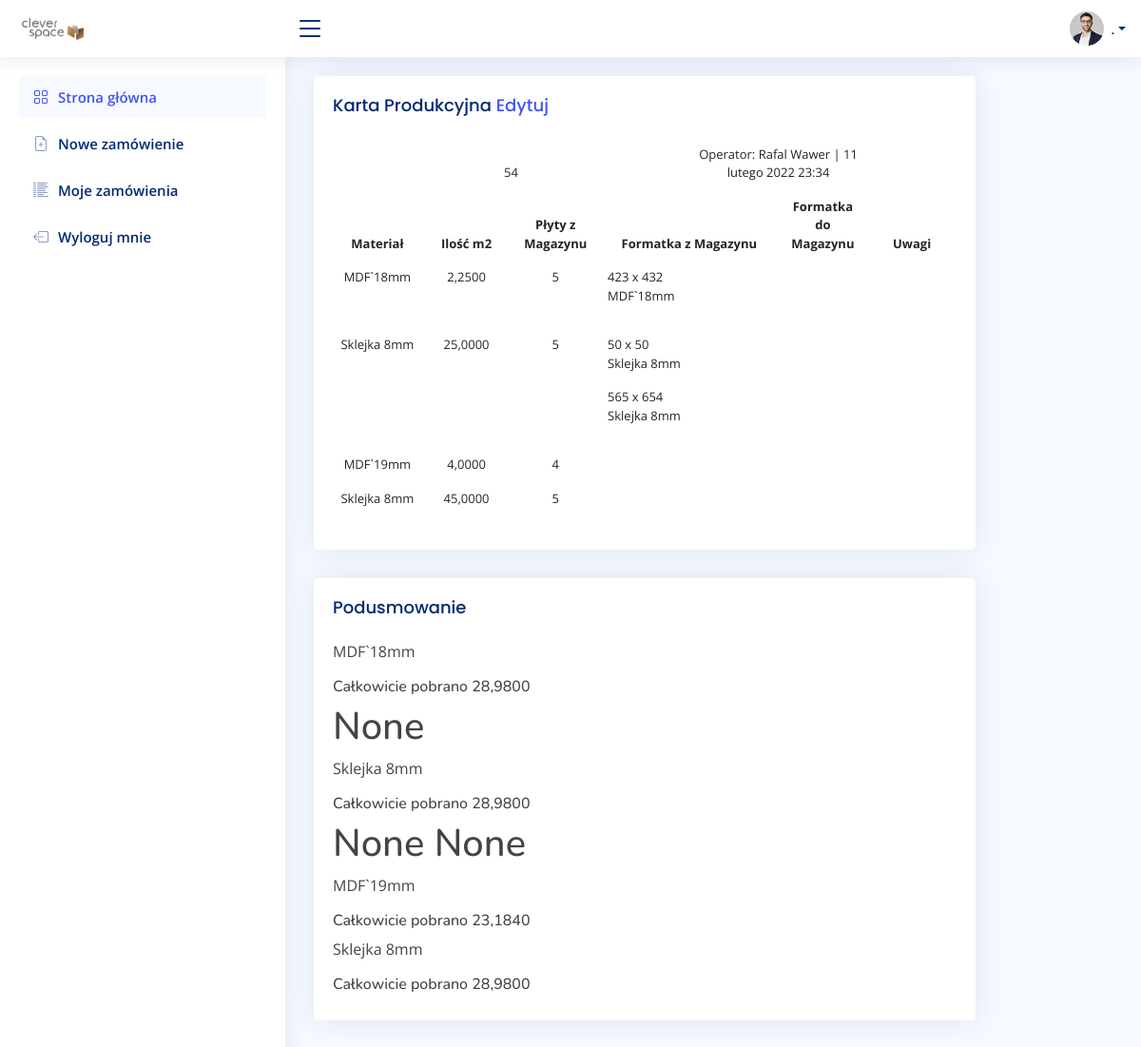
Page /stock/production/1/detail on the committed database.
### stock/models.py (models this page shows, shortened)
class Production(models.Model):
    user = models.ForeignKey(settings.AUTH_USER_MODEL, on_delete=models.CASCADE)
    order = models.CharField(max_length=255)
    date = models.DateTimeField(auto_now_add=True)

class ProductionMaterial(models.Model):
    production = models.ForeignKey(Production, on_delete=models.CASCADE)
    material = models.ForeignKey(Material, on_delete=models.CASCADE)
    area =  models.DecimalField(default=Decimal('0.000'), decimal_places=4, blank=False, max_digits=10)
    quantity = models.SmallIntegerField(default=0, blank=False, null=False)
    def total_area(self):
        return self.quantity * self.material.material_area

class ProductionStock(models.Model):
    productionMaterial = models.ForeignKey(ProductionMaterial, on_delete=models.CASCADE, related_name="stocks")
    length = IntegerRangeField(min_value=50, max_value=2800)
    width = IntegerRangeField(min_value=50, max_value=2070)
    material = models.ForeignKey(Material, on_delete=models.CASCADE)
    def total_area(self):
        total_area = 0
        for stock in ProductionStock.objects.filter(material=self.material):
            result = stock.length * stock.width / 1000000
            total_area += result

### account/models.py (models this page shows, shortened)
class UserBase(AbstractBaseUser, PermissionsMixin):
    email = models.EmailField(unique=True)
    first_name = models.CharField(max_length=150, blank=True)
    last_name = models.CharField(max_length=150, blank=True)
    phone_number = models.CharField(max_length=15, blank=True)
    postcode = models.CharField(max_length=12, blank=True)
    address_line_1 = models.CharField(max_length=150, blank=True)
    address_line_2 = models.CharField(max_length=150, blank=True)
    town_city = models.CharField(max_length=150, blank=True)
    is_active = models.BooleanField(default=True)
    is_staff = models.BooleanField(default=False)
    created = models.DateTimeField(auto_now_add=True)
    updated = models.DateTimeField(auto_now=True)
    objects = CustomAccountManager()
    USERNAME_FIELD = 'email'
    REQUIRED_FIELDS = ['first_name', 'last_name']
    class Meta:
        verbose_name = "Konto"
        verbose_name_plural = "Konta"

### order/models.py (models this page shows, shortened)
class Material(models.Model):
    short_name = models.CharField(max_length=255, blank=False, null=False)
    name = models.CharField(max_length=255, blank=False, null=False)
    quantity = models.SmallIntegerField(default=0, blank=False, null=False)
    material_area = models.DecimalField(default=Decimal('5.796'), decimal_places=4, blank=False, max_digits=10)
    class Meta:
        verbose_name = "materiał"
        verbose_name_plural = "materiały"
    def __str__(self):
        return self.short_name

### stock/views.py (the view)
# urls.py: path('production/<int:id>/detail', views.DetailProduction, name='detail-production'),
def DetailProduction(request, id):
    production = Production.objects.get(id=id)
    materials = production.productionmaterial_set.all()
    ctx = {
        'production': production,
        'materials': materials,
    }
    return render(request, 'stock/detail_production.html', ctx)

### stock/templates/stock/detail_production.html (shortened to what this page needs)
{% extends 'main.html' %}
{% block content %}
<div class="row">
  <div class="col-sm-10">
    <div class="card recent-sales">
      <div class="card-body">
       <h5 class="card-title">Karta Produkcyjna <a href="{% url 'edit-production' production.id %}">Edytuj</a></h5>
       <div class="row">
         <div class="col-sm-12">
           <div class="table-responsive">
             <table class="table table-borderless table-hover">
              <thead>
                <tr>
                  <td colspan="4">{{ production.order }}</td>
                  <td colspan="2">Operator: {{ production.user.first_name }} {{ production.user.last_name }} | {{ production.date }}</td>
                </tr>
                <tr>
                  <th scope="col">Materiał</th>
                  <th scope="col">Ilość m2</th>
                  <th scope="col">Płyty z Magazynu</th>
                  <th scope="col" colspan="2">Formatka z Magazynu</th>
                  <th scope="col">Formatka do Magazynu</th>
                  <th scope="col">Uwagi</th>
                </tr>
              </thead>
              <tbody>
                {% for material in materials %}
                <tr>
                  <td scope="col">{{ material.material }}</td>
                  <td scope="col">{{ material.area}}</td>
                  <td scope="col">{{ material.quantity }}</td>
                  <td scope="col" class="text-start">
                    {% for stock in material.stocks.all %}
                    <p>{{ stock.length }} x {{ stock.width }} {{ stock.material }}</p>
                    {% endfor %}
                  </td>
                  <td scope="col"></td>
                  <td scope="col"></td>
                </tr>
                {% endfor %}
              </tbody>
              </table>
            </div>
          </div>
        </div>
      </div>
    </div>
  </div>
  <div class="col-sm-10">
    <div class="card recent-sales">
      <div class="card-body activity-content">
       <h5 class="card-title">Podusmowanie</h5>
        {% for material in materials %}
          <p>{{ material.material }}</p>
          <h6>Całkowicie pobrano {{ material.total_area }}</h6>
          <h1>
            {% for stock in material.stocks.all %}
            {{ stock.total_area }}
            {% endfor %}
          </h1>
        {% endfor %}
     </div>
   </div>
 </div>
</div>
 {% endblock %}

### static/assets/css/style.css (style rules this page uses)
:root { scroll-behavior: smooth; }
body { font-family: "Open Sans", sans-serif; background: #f6f9ff; color: #444444; }
a { color: #4154f1; text-decoration: none; }
h1, h2, h3, h4, h5, h6 { font-family: "Nunito", sans-serif; }
.card { margin-bottom: 30px; border: none; border-radius: 5px; box-shadow: 0px 0 30px rgba(1, 41, 112, 0.1); overflow: hidden; }
.card-title { padding: 20px 0 15px 0; font-size: 18px; font-weight: 500; color: #012970; font-family: "Poppins", sans-serif; }
.card-body { padding: 0 20px 20px 20px; }
.table { text-align: center; font-size: small; }
table { table-layout: fixed; word-wrap: break-word; }

### rows in the picture
Production: order "54", user.first_name "Rafal", user.last_name "Wawer", date "11 lutego 2022 23:34"
ProductionMaterial: material "MDF`18mm", area "2,2500", quantity "5", total_area "28,9800"
ProductionStock: length "423", width "432", material "MDF`18mm", total_area "None"
ProductionMaterial: material "Sklejka 8mm", area "25,0000", quantity "5", total_area "28,9800"
ProductionStock: length "50", width "50", material "Sklejka 8mm", total_area "None"
ProductionStock: length "565", width "654", material "Sklejka 8mm", total_area "None"
ProductionMaterial: material "MDF`19mm", area "4,0000", quantity "4", total_area "23,1840"
ProductionMaterial: material "Sklejka 8mm", area "45,0000", quantity "5", total_area "28,9800"
